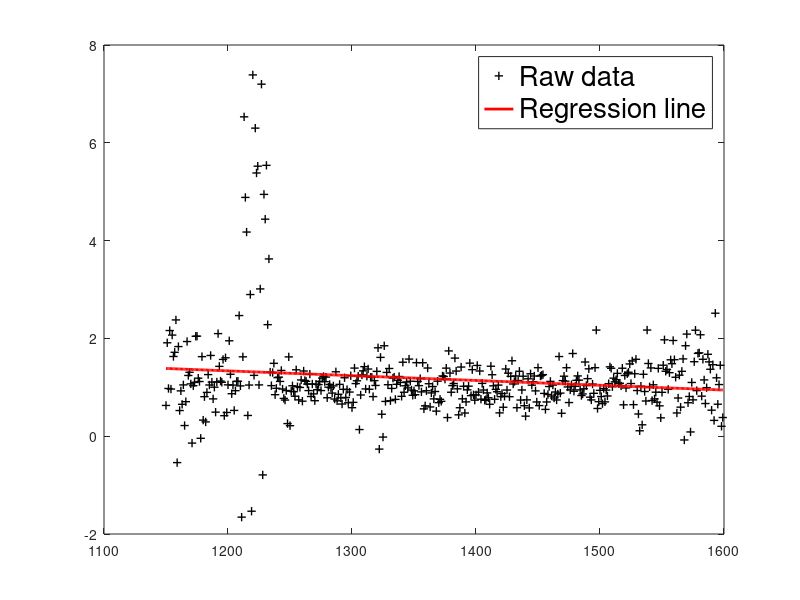
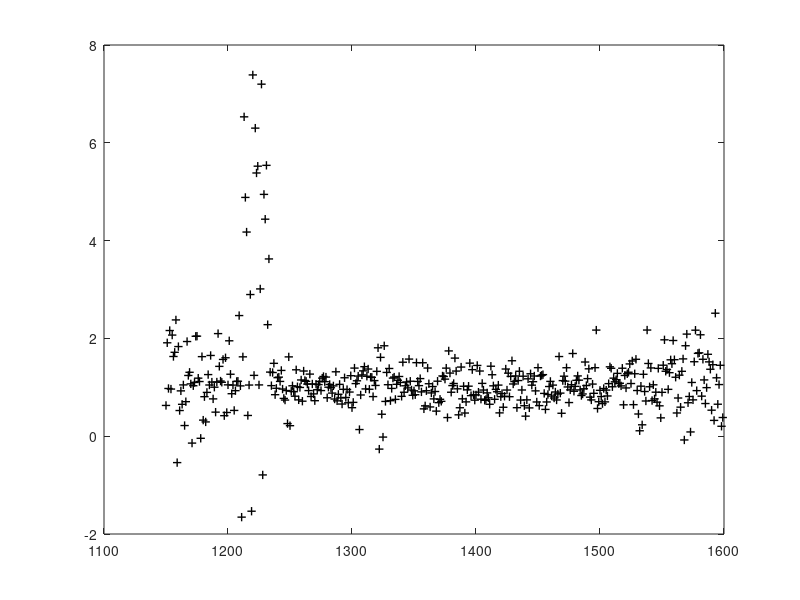

Source code (MATLAB) for these figures, in order: (Note: this script raises an error after producing the figures.)
% load_quasar_data
%
% Loads the data in the quasar data files
%
% Upon completion of this script, the matrices and data are as follows:
%
% lambdas - A length n = 450 vector of wavelengths {1150, ..., 1599}
% train_qso - A size m-by-n matrix, where m = 200 and n = 450, of noisy
%      observed quasar spectra for training.
% test_qso - A size m-by-n matrix, where m = 200 and n = 450, of noisy observed
%       quasar spectra for testing.

load quasar_train.csv;
lambdas = quasar_train(1, :)';
train_qso = quasar_train(2:end, :);
load quasar_test.csv;
test_qso = quasar_test(2:end, :);

%fristTrian=train_qso(1, :);
%theta=((lambdas'*lambdas)^-1)*lambdas'*fristTrian'
%scatter(lambdas, fristTrian,'+')
[mm, nn] = size(train_qso);
mtest = size(test_qso, 1);
y = train_qso(1, :)';
X = [ones(nn, 1), lambdas];
theta = X\y; % Solves linear regression directly,wocao 
%theta=((X'*X)^-1)*X'*y'
figure;
h = plot(lambdas, train_qso(1, :), 'k+');
set(h, 'linewidth', 1);
hold on;
h = plot(lambdas, theta(1) + lambdas * theta(2), 'r-');
set(h, 'linewidth', 2);
h = legend('Raw data', 'Regression line');
set(h, 'fontsize', 20);
print -depsc2 quasar_linear_regression.eps;


%% Part (a)ii/iii: Smoothing the quasars with LWLR
figure;
X = [ones(nn, 1), lambdas];
y = train_qso(1, :)';
h = plot(lambdas, y, 'k+');
set(h, 'linewidth', 1);
hold on;
colors = {'r-', 'b-', 'g-', 'm-', 'c-'};
taus = [1, 5, 10, 100, 1000];
for tau_ind = 1:5
tau = taus(tau_ind);
y_smooth = local_linear_regression(lambdas, y, tau);
h = plot(lambdas, y_smooth, char(colors(tau_ind)));
set(h, 'linewidth', 2);
end
h = legend('Raw data', 'tau = 1', 'tau = 5', 'tau = 10', ...
'tau = 100', 'tau = 1000');
set(h, 'fontsize', 20);
print -depsc2 sprintf('quasar_locally_taus.eps', tau);

%% Part (b)i: Smooth all quasars with LWLR
train_smooth = train_qso;
test_smooth = test_qso;
tau = 5;
X = [ones(nn, 1), lambdas];
for jj = 1:mm
ytrain = train_qso(jj, :)';
train_smooth(jj, :) = local_linear_regression(lambdas, ytrain, tau)';
end
for jj = 1:mtest
ytest = test_qso(jj, :)';
test_smooth(jj, :) = local_linear_regression(lambdas, ytest, tau)';
end
%% Find the right-most function parts
right_trains = train_smooth(:, 151:end);
left_trains = train_smooth(:, 1:50);
right_tests = test_smooth(:, 151:end);
left_tests = test_smooth(:, 1:50);
%% Construct matrix of all pairs of distances between training quasar spectra
train_dists = zeros(mm, mm);
for ii = 1:mm
for jj = (ii + 1):mm
train_dists(ii, jj) = norm(right_trains(ii, :) - right_trains(jj, :))^2;
end
end
train_dists = train_dists + train_dists';
train_dists = train_dists / max(train_dists(:));
%% Reconstruct training curves
f_left_estimates = zeros(mm, 50);
num_nearest = 3;
for ii = 1:mm
[train_dist_sort, inds] = sort(train_dists(:, ii), 1, 'ascend');
close_inds = ones(mm, 1);
close_inds(inds((num_nearest + 1):end)) = 0;
h = max(train_dists(:, ii));
kerns = max(1 - train_dists(:, ii) / h, 0); % An m-by-1 vector
kerns = kerns .* close_inds;
f_left_estimates(ii, :) = left_trains' * kerns / sum(kerns);
end

% Compute error rate of estimates
err = sum((left_trains(:) - f_left_estimates(:)).^2);
err = err / mm;
fprintf(1, 'Average training error: %1.4f\n', err);
%% Reconstruct test curves
% Construct matrix of all pairs of distances between training and testing
% quasar spectra
train_to_test_dists = zeros(mm, mtest);
for ii = 1:mm
for jj = 1:mtest
train_to_test_dists(ii, jj) = ...
norm(right_trains(ii, :) - right_tests(jj, :))^2;
end
end
train_to_test_dists = train_to_test_dists / max(train_to_test_dists(:));
f_left_estimates = zeros(mtest, 50);
for ii = 1:mtest
[tttd_sorted, inds] = sort(train_to_test_dists(:, ii), 1, 'ascend');
close_inds = ones(mm, 1);
close_inds(inds((num_nearest + 1):end)) = 0;
h = max(train_to_test_dists(:, ii));
kerns = max(1 - train_to_test_dists(:, ii) / h, 0);
kerns = kerns .* close_inds;
f_left_estimates(ii, :) = left_trains' * kerns / sum(kerns);
end
%% Compute error rate of estimates
err = sum((left_tests(:) - f_left_estimates(:)).^2);
err = err / mtest;
fprintf(1, 'Average testing error: %1.4f\n', err);
%% Final plots
figure;
plot(lambdas, test_smooth(1, :), 'k-', 'linewidth', 1);
hold on;
plot(lambdas(1:50), f_left_estimates(1, :), 'r-', 'linewidth', 2);
print -depsc2 'quasar_test_1.eps';
figure;
plot(lambdas(1:50), f_left_estimates(6, :), 'r-', 'linewidth', 2)
hold on;
plot(lambdas, test_smooth(6, :), 'k-', 'linewidth', 1);
print -depsc2 'quasar_test_6.eps';